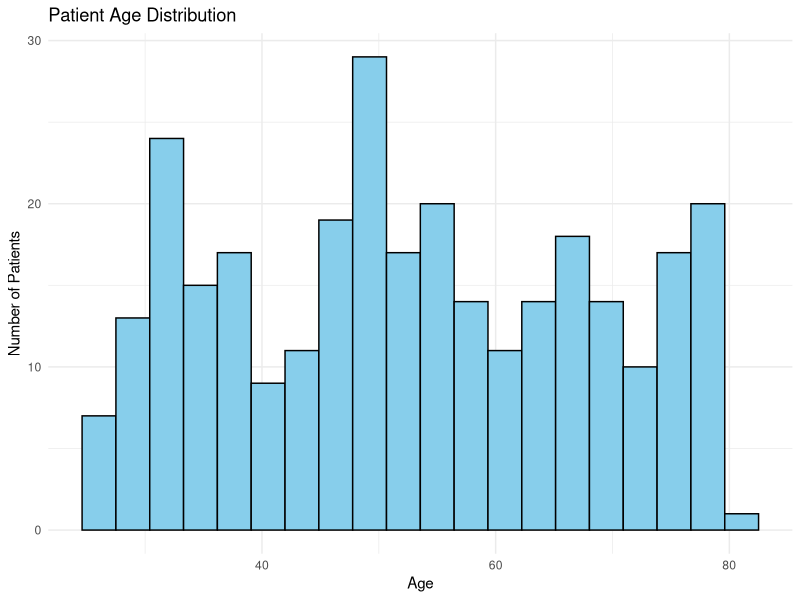
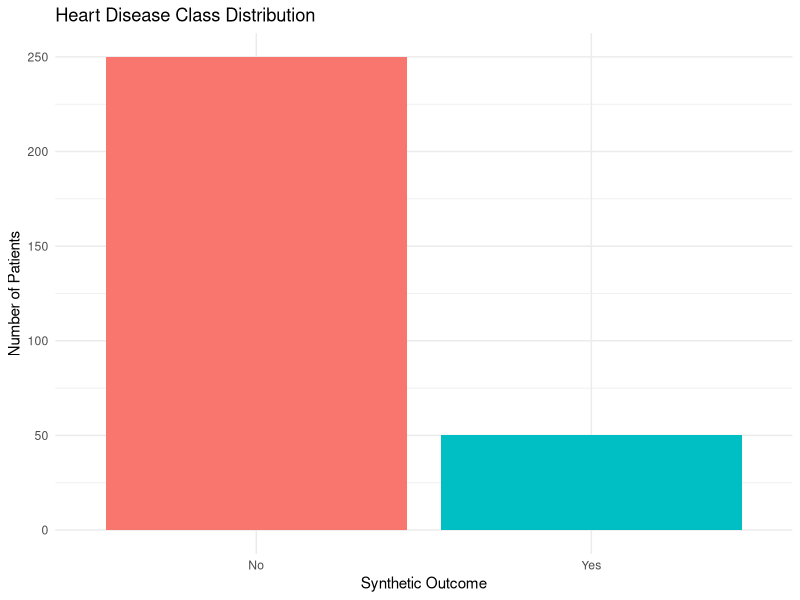
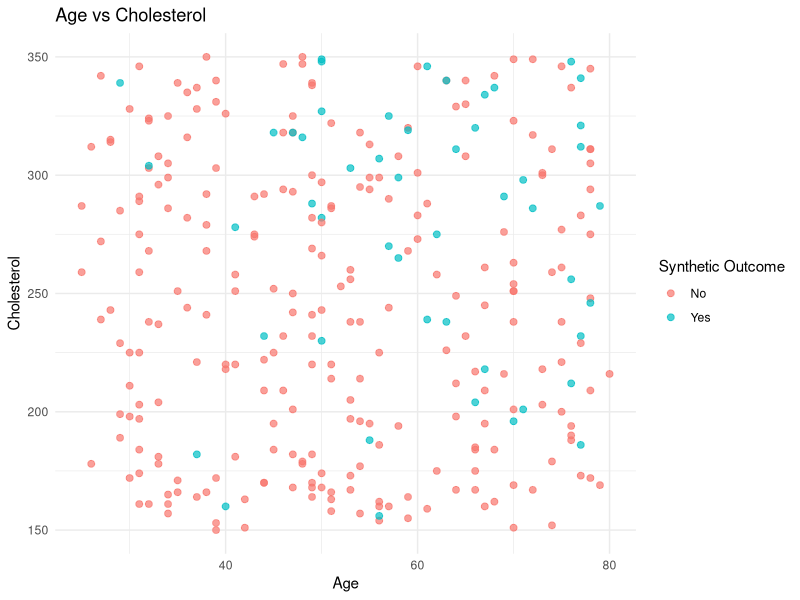
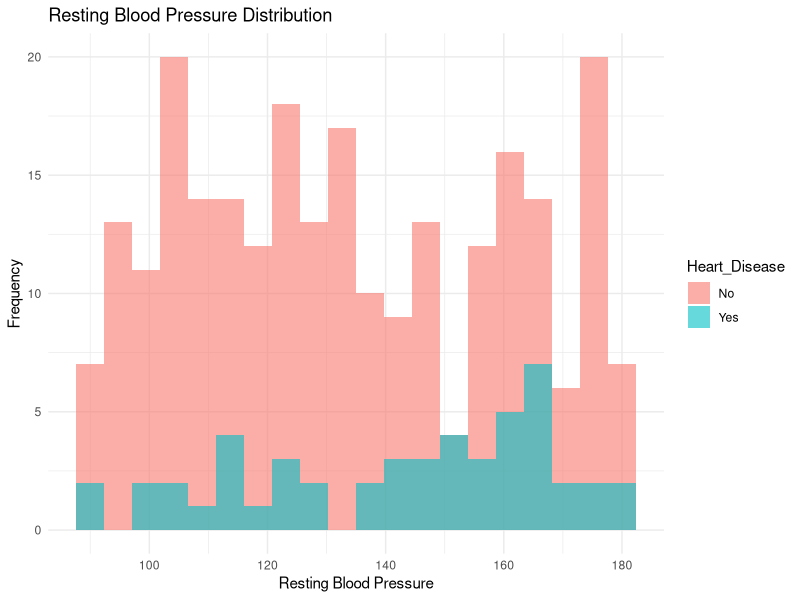
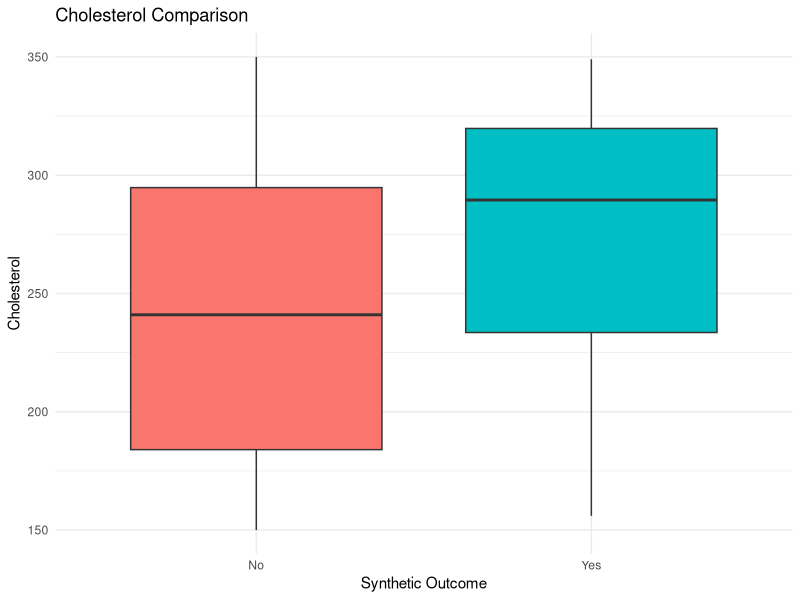
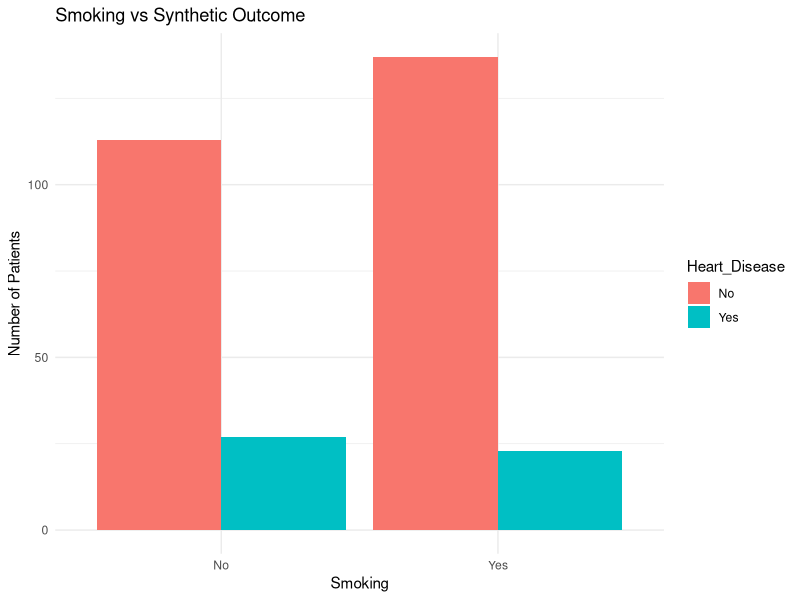
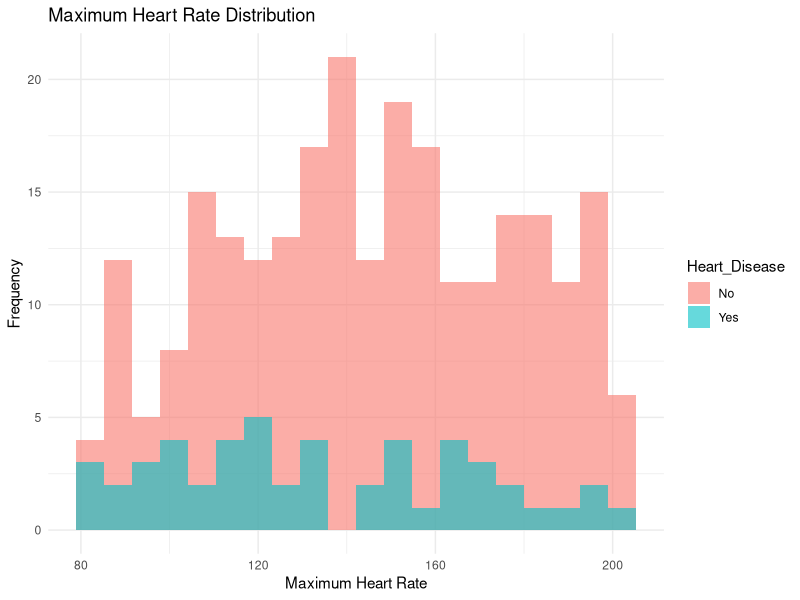
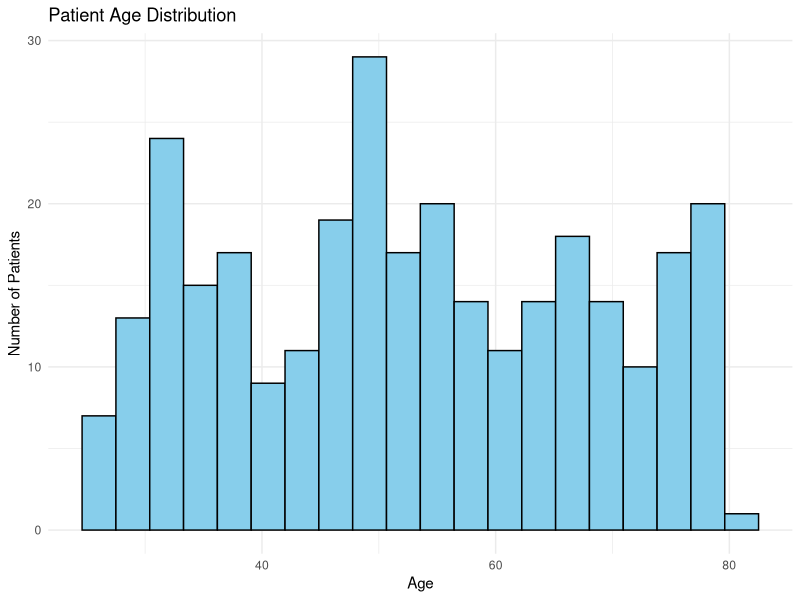

The R source for these figures, in order:

# =====================================================
# PROJECT: HEART DISEASE RISK PREDICTION USING R
# SAMPLE SIZE: 300 PATIENTS
# =====================================================

# 1. Load Packages
library(ggplot2)
library(dplyr)
library(tidyr)

# 2. Create Output Folder
output_folder <- "Heart_Disease_Output"

if (!dir.exists(output_folder)) {
  dir.create(output_folder)
}

# 3. Generate 300 Sample Patient Records
set.seed(123)

n <- 300

patient_data <- data.frame(
  Patient_ID = 1:n,
  
  Age = sample(25:80, n, replace = TRUE),
  
  Sex = sample(
    c("Male", "Female"),
    n, replace = TRUE,
    prob = c(0.55, 0.45)
  ),
  
  Chest_Pain = sample(
    c("Typical", "Atypical", "Non-Anginal", "Asymptomatic"),
    n, replace = TRUE
  ),
  
  Resting_BP = sample(
    90:180, n, replace = TRUE
  ),
  
  Cholesterol = sample(
    150:350, n, replace = TRUE
  ),
  
  Fasting_Blood_Sugar = sample(
    c("Normal", "High"),
    n, replace = TRUE,
    prob = c(0.75, 0.25)
  ),
  
  Max_Heart_Rate = sample(
    80:200, n, replace = TRUE
  ),
  
  Exercise_Angina = sample(
    c("Yes", "No"),
    n, replace = TRUE
  ),
  
  Smoking = sample(
    c("Yes", "No"),
    n, replace = TRUE
  ),
  
  Diabetes = sample(
    c("Yes", "No"),
    n, replace = TRUE
  )
)

# 4. Generate Demonstration Outcome
# This synthetic outcome is generated from
# an illustrative probability formula.
# It is NOT a clinical risk equation.

patient_data <- patient_data %>%
  mutate(
    Risk_Score =
      -4.5 +
      0.045 * (Age - 45) +
      0.018 * (Resting_BP - 120) +
      0.012 * (Cholesterol - 200) -
      0.015 * (Max_Heart_Rate - 140) +
      ifelse(Sex == "Male", 0.25, 0) +
      ifelse(Chest_Pain == "Asymptomatic", 0.8, 0) +
      ifelse(Chest_Pain == "Typical", 0.3, 0) +
      ifelse(Fasting_Blood_Sugar == "High", 0.45, 0) +
      ifelse(Exercise_Angina == "Yes", 0.8, 0) +
      ifelse(Smoking == "Yes", 0.45, 0) +
      ifelse(Diabetes == "Yes", 0.6, 0),
    
    Probability = 1 / (1 + exp(-Risk_Score)),
    
    Heart_Disease = rbinom(
      n, size = 1, prob = Probability
    ),
    
    Heart_Disease = factor(
      Heart_Disease,
      levels = c(0, 1),
      labels = c("No", "Yes")
    )
  ) %>%
  select(-Risk_Score, -Probability)

# 5. Display Dataset
cat("HEART DISEASE PATIENT DATASET\n")
print(head(patient_data, 10))

cat("\nDATA SUMMARY\n")
print(summary(patient_data))

# 6. Check Missing Values
cat("\nMISSING VALUES\n")
print(colSums(is.na(patient_data)))

# 7. Data Cleaning
patient_data <- patient_data %>%
  drop_na()

# 8. Outcome Distribution
cat("\nHEART DISEASE CLASS DISTRIBUTION\n")
print(table(patient_data$Heart_Disease))

# 9. Statistical Analysis
patient_summary <- patient_data %>%
  summarise(
    Total_Patients = n(),
    Average_Age = round(mean(Age), 2),
    Average_BP = round(mean(Resting_BP), 2),
    Average_Cholesterol = round(mean(Cholesterol), 2),
    Average_Max_Heart_Rate =
      round(mean(Max_Heart_Rate), 2),
    Heart_Disease_Cases =
      sum(Heart_Disease == "Yes"),
    No_Disease_Cases =
      sum(Heart_Disease == "No")
  )

cat("\nPATIENT SUMMARY\n")
print(patient_summary)

# 10. Risk Group for Exploratory Display
# These are demonstration labels, not clinical categories.

patient_data <- patient_data %>%
  mutate(
    Demonstration_Group = ifelse(
      Heart_Disease == "Yes",
      "Positive Sample",
      "Negative Sample"
    )
  )

# =====================================================
# 11. DATA VISUALIZATION
# =====================================================

# Graph 1: Patient Age Distribution
p1 <- ggplot(
  patient_data,
  aes(Age)
) +
  geom_histogram(
    bins = 20,
    fill = "skyblue",
    color = "black"
  ) +
  labs(
    title = "Patient Age Distribution",
    x = "Age",
    y = "Number of Patients"
  ) +
  theme_minimal()

print(p1)

ggsave(
  file.path(output_folder, "Age_Distribution.png"),
  p1, width = 8, height = 5
)

# Graph 2: Heart Disease Class Distribution
p2 <- ggplot(
  patient_data,
  aes(Heart_Disease, fill = Heart_Disease)
) +
  geom_bar() +
  labs(
    title = "Heart Disease Class Distribution",
    x = "Synthetic Outcome",
    y = "Number of Patients"
  ) +
  theme_minimal() +
  theme(legend.position = "none")

print(p2)

ggsave(
  file.path(output_folder, "Disease_Distribution.png"),
  p2, width = 8, height = 5
)

# Graph 3: Age vs Cholesterol
p3 <- ggplot(
  patient_data,
  aes(Age, Cholesterol, color = Heart_Disease)
) +
  geom_point(size = 2, alpha = 0.7) +
  labs(
    title = "Age vs Cholesterol",
    x = "Age",
    y = "Cholesterol",
    color = "Synthetic Outcome"
  ) +
  theme_minimal()

print(p3)

ggsave(
  file.path(output_folder, "Age_Cholesterol.png"),
  p3, width = 8, height = 5
)

# Graph 4: Blood Pressure Distribution
p4 <- ggplot(
  patient_data,
  aes(Resting_BP, fill = Heart_Disease)
) +
  geom_histogram(
    bins = 20,
    position = "identity",
    alpha = 0.6
  ) +
  labs(
    title = "Resting Blood Pressure Distribution",
    x = "Resting Blood Pressure",
    y = "Frequency"
  ) +
  theme_minimal()

print(p4)

ggsave(
  file.path(output_folder, "Blood_Pressure.png"),
  p4, width = 8, height = 5
)

# Graph 5: Cholesterol by Outcome
p5 <- ggplot(
  patient_data,
  aes(Heart_Disease, Cholesterol, fill = Heart_Disease)
) +
  geom_boxplot() +
  labs(
    title = "Cholesterol Comparison",
    x = "Synthetic Outcome",
    y = "Cholesterol"
  ) +
  theme_minimal() +
  theme(legend.position = "none")

print(p5)

ggsave(
  file.path(output_folder, "Cholesterol_Comparison.png"),
  p5, width = 8, height = 5
)

# Graph 6: Heart Disease by Smoking
p6 <- ggplot(
  patient_data,
  aes(Smoking, fill = Heart_Disease)
) +
  geom_bar(position = "dodge") +
  labs(
    title = "Smoking vs Synthetic Outcome",
    x = "Smoking",
    y = "Number of Patients"
  ) +
  theme_minimal()

print(p6)

ggsave(
  file.path(output_folder, "Smoking_Analysis.png"),
  p6, width = 8, height = 5
)

# Graph 7: Maximum Heart Rate
p7 <- ggplot(
  patient_data,
  aes(Max_Heart_Rate, fill = Heart_Disease)
) +
  geom_histogram(
    bins = 20,
    position = "identity",
    alpha = 0.6
  ) +
  labs(
    title = "Maximum Heart Rate Distribution",
    x = "Maximum Heart Rate",
    y = "Frequency"
  ) +
  theme_minimal()

print(p7)

ggsave(
  file.path(output_folder, "Maximum_Heart_Rate.png"),
  p7, width = 8, height = 5
)

# =====================================================
# 12. TRAINING AND TESTING
# =====================================================

set.seed(123)

train_index <- sample(
  seq_len(nrow(patient_data)),
  size = floor(0.8 * nrow(patient_data))
)

train_data <- patient_data[train_index, ]
test_data <- patient_data[-train_index, ]

cat("\nTRAINING RECORDS:", nrow(train_data), "\n")
cat("TESTING RECORDS:", nrow(test_data), "\n")

# =====================================================
# 13. LOGISTIC REGRESSION MODEL
# =====================================================

model <- glm(
  Heart_Disease ~ Age + Sex + Chest_Pain +
    Resting_BP + Cholesterol +
    Fasting_Blood_Sugar +
    Max_Heart_Rate + Exercise_Angina +
    Smoking + Diabetes,
  data = train_data,
  family = binomial
)

cat("\nLOGISTIC REGRESSION MODEL\n")
print(summary(model))

# =====================================================
# 14. PREDICTION
# =====================================================

predicted_probability <- predict(
  model,
  newdata = test_data,
  type = "response"
)

predicted_class <- ifelse(
  predicted_probability >= 0.5,
  "Yes",
  "No"
)

predicted_class <- factor(
  predicted_class,
  levels = c("No", "Yes")
)

# Create Prediction Report
prediction_report <- data.frame(
  Patient_ID = test_data$Patient_ID,
  Actual = test_data$Heart_Disease,
  Predicted = predicted_class,
  Predicted_Probability =
    round(predicted_probability, 4)
)

cat("\nPREDICTION RESULTS\n")
print(head(prediction_report, 15))

# =====================================================
# 15. MODEL EVALUATION
# =====================================================

actual <- test_data$Heart_Disease

confusion_matrix <- table(
  Actual = actual,
  Predicted = predicted_class
)

cat("\nCONFUSION MATRIX\n")
print(confusion_matrix)

TP <- sum(actual == "Yes" & predicted_class == "Yes")
TN <- sum(actual == "No" & predicted_class == "No")
FP <- sum(actual == "No" & predicted_class == "Yes")
FN <- sum(actual == "Yes" & predicted_class == "No")

accuracy <- (TP + TN) / length(actual)

precision <- ifelse(
  TP + FP == 0,
  NA,
  TP / (TP + FP)
)

recall <- ifelse(
  TP + FN == 0,
  NA,
  TP / (TP + FN)
)

specificity <- ifelse(
  TN + FP == 0,
  NA,
  TN / (TN + FP)
)

f1_score <- ifelse(
  is.na(precision) || is.na(recall) ||
    precision + recall == 0,
  NA,
  2 * precision * recall / (precision + recall)
)

model_metrics <- data.frame(
  Metric = c(
    "Accuracy",
    "Precision",
    "Recall",
    "Specificity",
    "F1 Score"
  ),
  Value = round(
    c(accuracy, precision, recall, specificity, f1_score),
    3
  )
)

cat("\nMODEL PERFORMANCE\n")
print(model_metrics)

# =====================================================
# 16. NEW SAMPLE PATIENT PREDICTION
# =====================================================

new_patient <- data.frame(
  Age = 55,
  Sex = factor("Male", levels = levels(patient_data$Sex)),
  Chest_Pain = factor(
    "Atypical",
    levels = levels(patient_data$Chest_Pain)
  ),
  Resting_BP = 140,
  Cholesterol = 240,
  Fasting_Blood_Sugar = factor(
    "High",
    levels = levels(patient_data$Fasting_Blood_Sugar)
  ),
  Max_Heart_Rate = 130,
  Exercise_Angina = factor(
    "Yes",
    levels = levels(patient_data$Exercise_Angina)
  ),
  Smoking = factor(
    "Yes",
    levels = levels(patient_data$Smoking)
  ),
  Diabetes = factor(
    "No",
    levels = levels(patient_data$Diabetes)
  )
)

new_probability <- predict(
  model,
  newdata = new_patient,
  type = "response"
)

new_class <- ifelse(
  new_probability >= 0.5,
  "Positive Sample",
  "Negative Sample"
)

cat("\nDEMONSTRATION PATIENT MODEL OUTPUT\n")
cat(
  "Predicted Probability:",
  round(new_probability, 4),
  "\n"
)
cat("Model Classification:", new_class, "\n")

# This output is not a medical diagnosis or
# an individual's actual clinical risk.

# =====================================================
# 17. SAVE RESULTS
# =====================================================

write.csv(
  patient_data,
  file.path(output_folder, "Patient_Dataset_300.csv"),
  row.names = FALSE
)

write.csv(
  patient_summary,
  file.path(output_folder, "Patient_Summary.csv"),
  row.names = FALSE
)

write.csv(
  prediction_report,
  file.path(output_folder, "Prediction_Report.csv"),
  row.names = FALSE
)

write.csv(
  model_metrics,
  file.path(output_folder, "Model_Performance.csv"),
  row.names = FALSE
)

write.csv(
  as.data.frame.matrix(confusion_matrix),
  file.path(output_folder, "Confusion_Matrix.csv")
)

capture.output(
  summary(model),
  file = file.path(output_folder, "Logistic_Regression_Report.txt")
)

new_patient_report <- data.frame(
  Demonstration_Probability = new_probability,
  Model_Classification = new_class
)

write.csv(
  new_patient_report,
  file.path(output_folder, "Sample_Patient_Output.csv"),
  row.names = FALSE
)

# Save model object
saveRDS(
  model,
  file.path(output_folder, "Heart_Disease_Model.rds")
)

# =====================================================
# 18. FINAL RESULT
# =====================================================

cat("\n====================================\n")
cat("HEART DISEASE PREDICTION COMPLETED\n")
cat("====================================\n")

cat("Total Sample Patients:", nrow(patient_data), "\n")
cat("Training Patients:", nrow(train_data), "\n")
cat("Testing Patients:", nrow(test_data), "\n")
cat("Model Accuracy:", round(accuracy * 100, 2), "%\n")
cat("Output Folder:", output_folder, "\n")
cat("Dataset, graphs and reports saved.\n")
cat("====================================\n")
